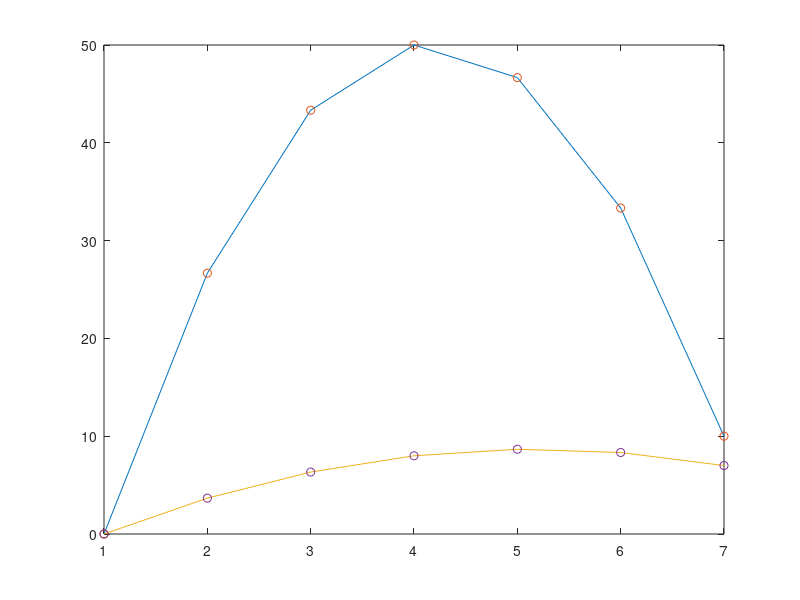

This chart was generated by the following MATLAB code:
% close all; clear all; clc
function test_dirichlet
close all;

n=7;

% forward
Lx= 0; Rx=10; vx=10;
% adjoint
Ly= 0; Ry= 7; vy= 1;

[A,b]=make_matrix(n,vx);
[A,b]=apply_bc(A,b,Lx,Rx)
x=A\b;
plot(x); hold all
[As,bs]=symmetrize_bc(A,b,Lx,Rx)
xs=As\bs;
plot(xs,'o')
% As*x-b-(As-A)*x
% bs = b+(As-A)*x

[M,q]=make_matrix(n,vy);
[M,q]=apply_bc(M,q,Ly,Ry)
y=M\q;
plot(y); hold all
[Ms,qs]=symmetrize_bc(M,q,Ly,Ry)
ys=Ms\qs;
plot(ys,'o')

[y' *b  x' *q  y'*(As-A)*x x'*(Ms-M)*y]
[ys'*bs xs'*qs]
ys(1:end-1)'*bs(1:end-1) + ys(end)*bs(end)
xs(1:end-1)'*qs(1:end-1) + xs(end)*qs(end)

% aa=ys(1)*(xs(2)-xs(1)) - ys(end)*(xs(end)-xs(end-1))
% bb=xs(1)*(ys(2)-ys(1)) - xs(end)*(ys(end)-ys(end-1))
% aa-bb
% aa+bb

return
end

%%%%%%%%%%%%%%%%%%%%%%%%%%%%%%%%%%%%%%%
function [A,b]=make_matrix(n,val);

A=zeros(n,n);

for i=1:n
    A(i,i)=2;
    if(i>1), A(i,i-1)=-1; end    
    if(i<n), A(i,i+1)=-1; end
end

b=val*ones(n,1);

return
end
%%%%%%%%%%%%%%%%%%%%%%%%%%%%%%%%%%%%%%%
function [A,b]=apply_bc(A,b,L,R);

n=length(b);
A(1,:)=0; b(1)=L; A(1,1)=1;
A(n,:)=0; b(n)=R; A(n,n)=1;

return
end
%%%%%%%%%%%%%%%%%%%%%%%%%%%%%%%%%%%%%%%
function [A,b]=symmetrize_bc(A,b,L,R);

n=length(b);
b=b-A(:,1).*L; A(:,1)=0; A(1,1)=1; b(1)=L;
b=b-A(:,n).*R; A(:,n)=0; A(n,n)=1; b(n)=R;

return
end
%%%%%%%%%%%%%%%%%%%%%%%%%%%%%%%%%%%%%%%